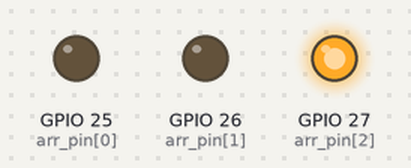
The sketch below on a simulated ESP32. Parts: output pins drawn as LEDs (lit = HIGH).

Above: at 0.8 s.
At 1.7 s:
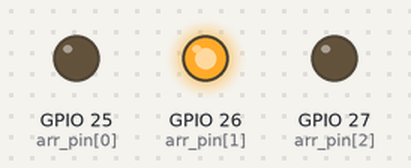
At 2.6 s:
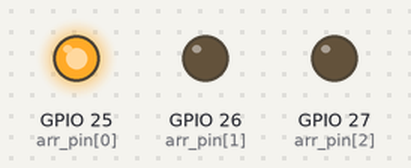
Timing chart, 0 to 3.2 s (numbered marks = the images above):
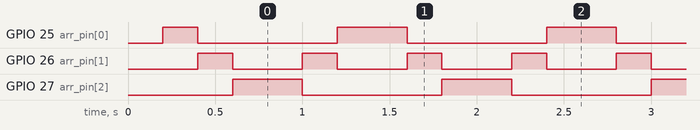

The sketch:

Project_Traffic_Light.ino
```cpp
int delay_ms = 200;
int arr_pin[3]={25,26,27};
int i, j;

void setup() {
  for (int i=0; i<3; i++) {
    pinMode(arr_pin[i], OUTPUT);
  }
  delay(200);
}

void loop() {
   for (i=0; i<3; i++) {
    digitalWrite(arr_pin[i], HIGH);
    delay(delay_ms);
    digitalWrite(arr_pin[i], LOW);
  }
   for (j=2; j>=0; j--) {
    digitalWrite(arr_pin[j], HIGH);
    delay(delay_ms);
    digitalWrite(arr_pin[j], LOW);
  }
}
```

Measured:
- by itself, GPIO 25 (arr_pin[0]): repeats every 1.2 s: LOW 0.80 s, HIGH 0.40 s
- by itself, GPIO 26 (arr_pin[1]): alternates HIGH for 0.20 s and LOW for 0.40 s
- by itself, GPIO 27 (arr_pin[2]): alternates HIGH for 0.40 s and LOW for 0.80 s
